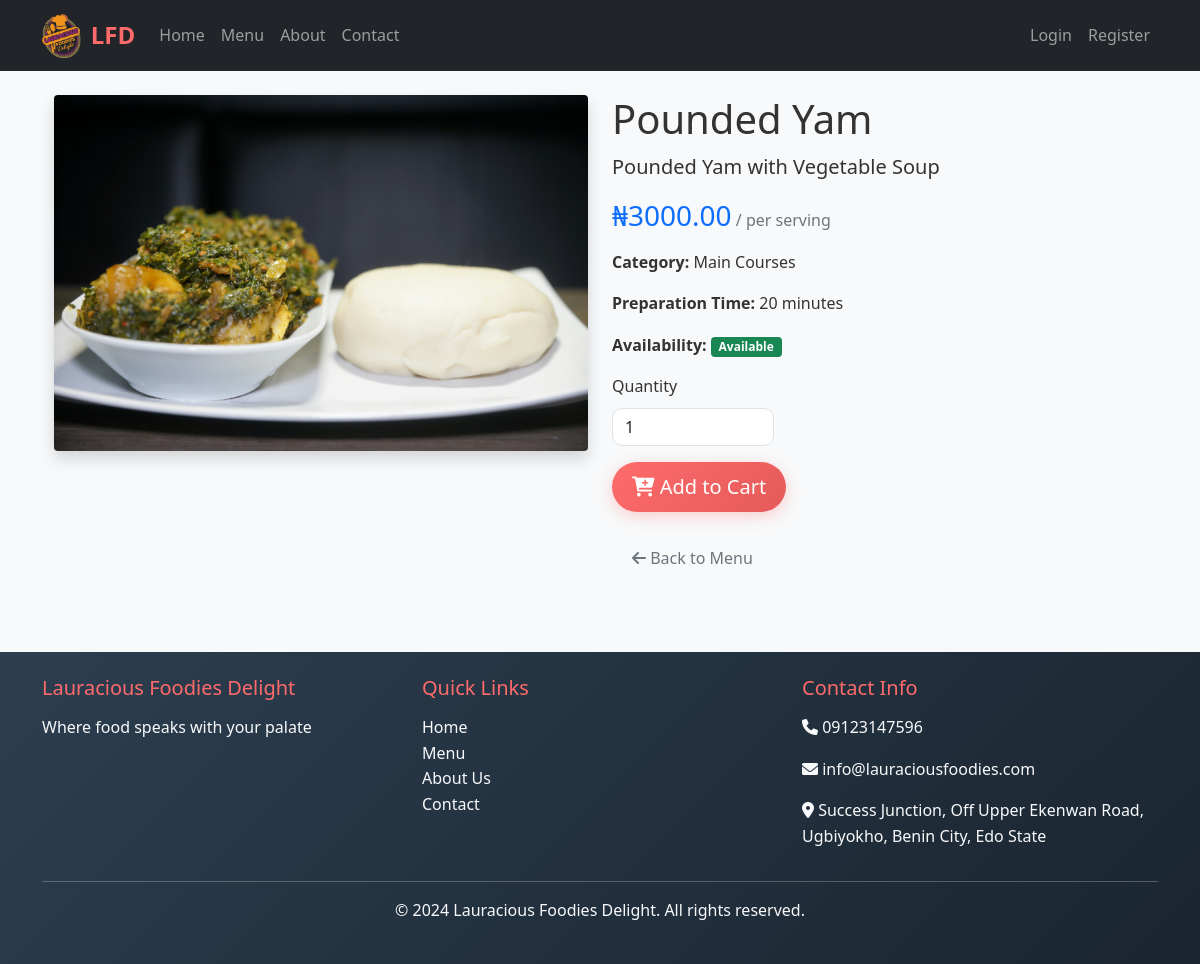
The page /menu/item/16 on the database its author committed.
### app/models.py (models this page shows, shortened)
class MenuItem(db.Model):
    id = db.Column(db.Integer, primary_key=True)
    name = db.Column(db.String(100), nullable=False)
    description = db.Column(db.Text)
    price = db.Column(db.Float, nullable=False)
    image_url = db.Column(db.String(200))
    is_available = db.Column(db.Boolean, default=True)
    preparation_time = db.Column(db.Integer, default=15)  # in minutes
    category_id = db.Column(db.Integer, db.ForeignKey('category.id'), nullable=False)
    created_at = db.Column(db.DateTime, default=datetime.utcnow)
    order_items = db.relationship('OrderItem', backref='menu_item', lazy='dynamic')

class Category(db.Model):
    id = db.Column(db.Integer, primary_key=True)
    name = db.Column(db.String(50), nullable=False)
    description = db.Column(db.Text)
    image_url = db.Column(db.String(200))
    items = db.relationship('MenuItem', backref='category', lazy='dynamic')

### app/routes/menu.py (the view)
@bp.route('/item/<int:item_id>')
def item_detail(item_id):
    item = MenuItem.query.get_or_404(item_id)
    return render_template('item_detail.html', item=item)

### app/templates/item_detail.html (shortened to what this page needs)
{% extends "base.html" %}
{% block content %}
<div class="container">
    <div class="row">
        <div class="col-lg-6">
            <img src="{{ item.image_url or 'https://via.placeholder.com/500x400?text=' + item.name }}"
                 alt="{{ item.name }}" class="img-fluid rounded shadow">
        </div>
        <div class="col-lg-6">
            <h1>{{ item.name }}</h1>
            <p class="lead">{{ item.description }}</p>
            <div class="mb-3">
                <span class="h3 text-primary">₦{{ "%.2f"|format(item.price) }}</span>
                <span class="text-muted">/ per serving</span>
            </div>
            <div class="mb-3">
                <strong>Category:</strong> {{ item.category.name }}
            </div>
            <div class="mb-3">
                <strong>Preparation Time:</strong> {{ item.preparation_time }} minutes
            </div>
            <div class="mb-3">
                <strong>Availability:</strong>
                {% if item.is_available %}
                    <span class="badge bg-success">Available</span>
                {% else %}
                    <span class="badge bg-danger">Out of Stock</span>
                {% endif %}
            </div>
            {% if item.is_available %}
            <form method="POST" action="{{ url_for('orders.add_to_cart') }}">
                <div class="row mb-3">
                    <div class="col-sm-4">
                        <label for="quantity" class="form-label">Quantity</label>
                        <input type="number" class="form-control" id="quantity" name="quantity" value="1" min="1" max="10">
                    </div>
                </div>
                <button type="submit" class="btn btn-primary btn-lg">
                    <i class="fas fa-cart-plus"></i> Add to Cart
                </button>
            </form>
            {% else %}
            <div class="alert alert-warning">
                This item is currently out of stock.
            </div>
            {% endif %}
            <div class="mt-4">
                <a href="{{ url_for('menu.menu') }}" class="btn btn-outline-secondary">
                    <i class="fas fa-arrow-left"></i> Back to Menu
                </a>
            </div>
        </div>
    </div>
</div>
{% endblock %}

### app/static/css/style.css (style rules this page uses)
:root { --primary-color: #ff6b6b; --secondary-color: #4ecdc4; --dark-color: #2c3e50; --light-color: #ecf0f1; --success-color: #28a745; --warning-color: #ffc107; --danger-color: #dc3545; --info-color: #17a2b8; }
* { box-sizing: border-box; }
body { font-family: 'Segoe UI', Tahoma, Geneva, Verdana, sans-serif; line-height: 1.6; color: #333; background-color: #f8f9fa; }
.btn { border-radius: 25px; padding: 10px 20px; font-weight: 500; transition: all 0.3s ease; border: none; }
.btn-primary { background: linear-gradient(135deg, var(--primary-color), #e55a5a); box-shadow: 0 4px 15px rgba(255, 107, 107, 0.3); }
.form-control, .form-select { border-radius: 10px; border: 1px solid #dee2e6; transition: all 0.3s ease; }

### rows shown on the page
MenuItem: image_url (picture), name "Pounded Yam", description "Pounded Yam with Vegetable Soup", price "3000.00", preparation_time "20"
Category: category.name "Main Courses"
